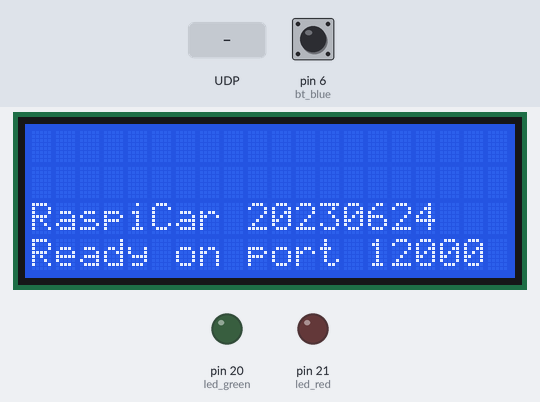
Simulated run of this program. Board: MicroPython board. Shown: 20×4 character LCD, output pins drawn as LEDs (lit = HIGH). The inputs (shaded band) are chosen by the test bench; at power-on: pin 6 (bt_blue) HIGH. Files the program writes start out absent; files that are not in the repository are absent; what the program prints to the serial console is not drawn.

Above: at 1.9 s.
2.0 s: UDP packet "<none>" arrives
At 2.7 s:
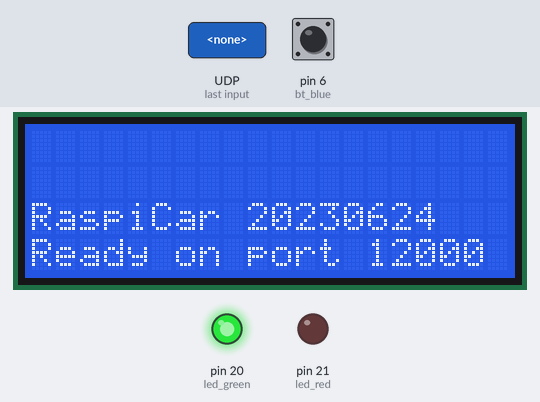
3.5 s: UDP packet "1" arrives
At 3.8 s:
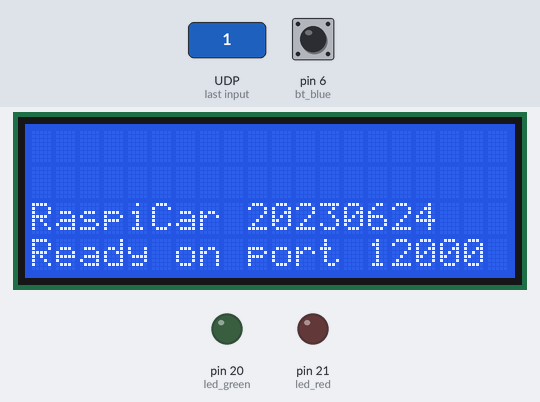
5.0 s: UDP packet "0" arrives
At 36.4 s:
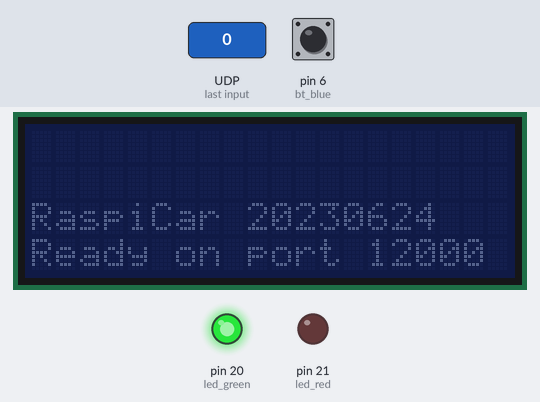
Timing chart, 0 to 36.7 s (numbered marks = the images above; inputs shaded):
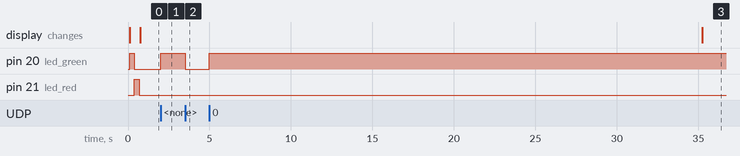

The program:

main.py
```python
"""
RaspiCar Controller via socket UDP protocol
SLW - June-2023
"""

import time
import network
import socket
from machine import I2C, Pin, ADC, Timer
import os
from lcd_i2c import LCD

__version__ = '20230624'

#---------------------------------------------------------------------------
def lcd_print(txt):
    lcd.set_cursor(col=0, row=0)
    lcd.print(lcd_rows[lcd_rows_pnt[1]])
    lcd.set_cursor(col=0, row=1)
    lcd.print(lcd_rows[lcd_rows_pnt[2]])
    lcd.set_cursor(col=0, row=2)
    lcd.print(lcd_rows[lcd_rows_pnt[3]])
    l = len(txt)
    if l > 20:
        lcd_rows[lcd_rows_pnt[0]] = txt[:20]
    else:
        lcd_rows[lcd_rows_pnt[0]] = txt + (20 - l) * ' '
    lcd.set_cursor(0, 3)
    lcd.print(lcd_rows[lcd_rows_pnt[0]])
    x = lcd_rows_pnt[0]
    lcd_rows_pnt[0] = lcd_rows_pnt[1]
    lcd_rows_pnt[1] = lcd_rows_pnt[2]
    lcd_rows_pnt[2] = lcd_rows_pnt[3]
    lcd_rows_pnt[3] = x

#---------------------------------------------------------------------------
def read_config(config_file):
    # Read config file
    files = os.listdir()
    if config_file not in os.listdir():
        cfg = open(config_file, "w")
        cfg.write("RaspiCar Ctrl config file\n")
        cfg.write("port : 12000\n")
        cfg.write("lcd_timeout : 30\n")
        cfg.close()

    cfg = open(config_file)
    lines = cfg.readlines()
    cfg.close()

    config = {}
    for l in lines[1:]:
        key, value = l.split(':')
        config[key.strip(' ')] = value[:-1].strip(' ')
    return config


#---------------------------------------------------------------------------
def write_config(config_file):
    # Write config file
    cfg = open(config_file, "w")
    cfg.write("RaspiCar Ctrl config file\n")
    for key, value in config.items():
        cfg.write(key + ' : ' + value + '\n')
    print("Config file saved!")
    cfg.close()


#---------------------------------------------------------------------------
def try_connection(ssid, password, static_ip):
    """ Tries a connection on the given credentials.
    In case of success it returns True and ip address.
    In case of failure it returns False and 0.
    Requires an active wlan_node  """

    lcd_print("SSID: " + ssid)
    led_red.value(1)
    led_green.value(0)
    ssid_bytes = ssid.encode('UTF-8')
    connected = False

    if static_ip != '<none>':
        last_dot = static_ip.rfind('.')
        gateway_ip = static_ip[:static_ip.rfind('.')] + '.1'
        lcd_print("Requesting static IP")
        wlan_node.ifconfig((static_ip, '255.255.255.0', gateway_ip, gateway_ip))

    for number_of_attempts in range(3):
        wlan_node.connect(ssid_bytes, password.encode('UTF-8'))
        for i in range(10):
            led_green.toggle()
            led_red.toggle()
            if wlan_node.isconnected():
                connected = True
                break
            time.sleep(0.5)
        if connected:
            break

    if connected:
        led_red.value(0)
        led_green.value(1)
        time.sleep(0.5)
        server_ip_addr = wlan_node.ifconfig()[0]
        lcd_print("IP: " + server_ip_addr)
        return True, server_ip_addr
    else:
        lcd_print("failed ...")
        led_red.value(1)
        led_green.value(0)
        return False, '0'

#---------------------------------------------------------------------------
def connect_to_wlan(ssid_file):

    # Reading ssids from file
    try:
        with open(ssid_file, "r") as f:
            lines = f.readlines()
    except:
        print("Could not open " + ssid_file + "!")
        print("Closing")
        return None

    ssids = {}
    for l in lines:
        if len(l) > 2:
            data = l.split(',')
            if len(data) == 2:
                s, p = l.split(',')
                s, p, static_ip = s.strip(' '), p[:-2].strip(' '), '<none>'
                ssids[s] = (p, static_ip)
            elif len(data) == 3:
                s, p, static_ip = l.split(',')
                s, p, static_ip = s.strip(' '), p.strip(' '), static_ip[:-2].strip(' ')
                ssids[s] = (p, static_ip)
            else:
                print("SSID data error - can't decode line " + l)
                print("Program stopped")
                while True:
                    pass

    # Scanning network
    all_nets = [(net[0].decode('UTF-8'), net[3]) for net in wlan_node.scan()]
    # Limiting to know networks
    all_nets = [net for net in all_nets if net[0] in ssids.keys()]
    # Adding password and static IP
    all_nets = [(net[0], net[1], ssids[net[0]][0], ssids[net[0]][1]) for net in all_nets]

    # Finding suitable network and trying to connect
    server_ip_addr = '0.0.0.0'
    if len(all_nets) == 0:
        lcd_print("No network ...")
        while True:
            pass
    else:
        # Sort networks by signal strength
        all_nets = sorted(all_nets, key=lambda x: x[1], reverse=True)
        for net in all_nets:
            success, server_ip_addr = try_connection(net[0], net[2], net[3])
            if success:
                break

    return server_ip_addr


#---------------------------------------------------------------------------
def timer_interrupt(tim):
    """ Manage lcd backlight """
    global lcd_light_cnt, lcd_light_is_on

    if bt_blue.value() == 0:
        lcd_light_cnt = lcd_timeout

    if lcd_light_cnt == lcd_timeout:
        if not lcd_light_is_on:
            lcd.backlight()
            lcd_light_is_on = True
    elif lcd_light_cnt == 0:
        if lcd_light_is_on:
            lcd.no_backlight()
            lcd_light_is_on = False
    if lcd_light_cnt >= 0:
        lcd_light_cnt -= 1


#==============================================================================

# Pin definitions
led_green = Pin(20, Pin.OUT)
led_red = Pin(21, Pin.OUT)
bt_blue = Pin(6, Pin.IN, Pin.PULL_UP)
bt_green = Pin(7, Pin.IN, Pin.PULL_UP)
bt_yellow = Pin(8, Pin.IN, Pin.PULL_UP)
bt_red = Pin(9, Pin.IN, Pin.PULL_UP)
bt_joystick = Pin(10, Pin.IN, Pin.PULL_UP)

# Global constants
config_file_name = "raspicar_ctrl.config"
ssid_file_name = "ssid.dat"
config = read_config(config_file_name)

# Global variables
lcd_rows = [20 * ' ', 20 * ' ', 20 * ' ', 20 * ' ']
lcd_rows_pnt = [0, 1, 2, 3]
lcd_timeout = int(config['lcd_timeout']) * 4
lcd_light_cnt = lcd_timeout
lcd_light_is_on = True

# Initiate network
network.country('DE')
network.hostname(config.get('hostname', 'RaspiCarCrtl'))
wlan_node = network.WLAN(network.STA_IF)
wlan_node.active(True)

# Start LC display
i2c = I2C(0, sda=Pin(4), scl=Pin(5), freq=800000)
lcd = LCD(addr=0x27, cols=20, rows=4, i2c=i2c)
lcd.begin()
lcd_print("RaspiCar " + __version__)

# Toogle LEDs
led_green.value(1)
time.sleep(0.3)
led_green.value(0)
led_red.value(1)
time.sleep(0.3)
led_red.value(0)

# Connect to network
server_ip_addr = connect_to_wlan(ssid_file_name)

# Start socket server
server_socket = socket.socket(socket.AF_INET, socket.SOCK_DGRAM)
server_socket.bind((server_ip_addr, int(config['port'])))
lcd_print("Ready on port " +  config['port'])

# Initialze ADC
adcx = ADC(0)
adcy = ADC(1)

# Start periodic timer
tim = Timer(mode=Timer.PERIODIC, period=250, callback=timer_interrupt)

# main loop
try:
    while True:
        message, addr = server_socket.recvfrom(1024)
        if message[0] == ord('d'):   # read data
            buttons = ((bt_blue.value() == 0)     << 0)  |  \
                      ((bt_green.value() == 0)    << 1)  |  \
                      ((bt_yellow.value() == 0)   << 2)  |  \
                      ((bt_red.value() == 0)      << 3)  |  \
                      ((bt_joystick.value() == 0) << 4)
            response = str(buttons) + ',' + str(adcx.read_u16() // 64) + ',' + str(adcy.read_u16() // 64)
            server_socket.sendto(response, addr)
        elif message[0] == ord('t'):   # print message to display
            lcd_print(message[1:].decode('UTF-8'))
        elif message[0] == ord('x'):   # end program
            break
        lcd_light_cnt = lcd_timeout
        led_green.toggle()
except KeyboardInterrupt:
    pass

lcd_print("Closing program ...")
server_socket.close()
wlan_node.disconnect()
wlan_node.active(False)
del(tim)
lcd.backlight()
led_green.value(0)
led_red.value(0)
lcd_print("Good bye!")
```

Measured:
- after the input at 2.0 s, pin 20 (led_green): LOW → HIGH at once
- after the input at 3.5 s, pin 20 (led_green): HIGH → LOW at once
- after the input at 5.0 s, pin 20 (led_green): LOW → HIGH at once
